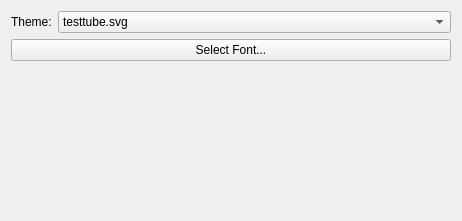
<ui version="4.0" >
 <class>config</class>
 <widget class="QWidget" name="config" >
  <property name="geometry" >
   <rect>
    <x>0</x>
    <y>0</y>
    <width>448</width>
    <height>221</height>
   </rect>
  </property>
  <layout class="QVBoxLayout" >
   <item>
    <layout class="QHBoxLayout" >
     <item>
      <widget class="QLabel" name="label" >
       <property name="text" >
        <string>Theme:</string>
       </property>
      </widget>
     </item>
     <item>
      <widget class="KComboBox" name="comboBox" >
       <property name="sizePolicy" >
        <sizepolicy vsizetype="Fixed" hsizetype="Expanding" >
         <horstretch>0</horstretch>
         <verstretch>0</verstretch>
        </sizepolicy>
       </property>
       <item>
        <property name="text" >
         <string>testtube.svg</string>
        </property>
       </item>
      </widget>
     </item>
    </layout>
   </item>
   <item>
    <widget class="KPushButton" name="fontSelectButton" >
     <property name="text" >
      <string>Select Font...</string>
     </property>
    </widget>
   </item>
   <item>
    <spacer>
     <property name="orientation" >
      <enum>Qt::Vertical</enum>
     </property>
     <property name="sizeHint" stdset="0" >
      <size>
       <width>440</width>
       <height>91</height>
      </size>
     </property>
    </spacer>
   </item>
  </layout>
 </widget>
 <customwidgets>
  <customwidget>
   <class>KPushButton</class>
   <extends>QPushButton</extends>
   <header>kpushbutton.h</header>
  </customwidget>
  <customwidget>
   <class>KComboBox</class>
   <extends>QComboBox</extends>
   <header>kcombobox.h</header>
  </customwidget>
 </customwidgets>
 <resources/>
 <connections/>
</ui>
